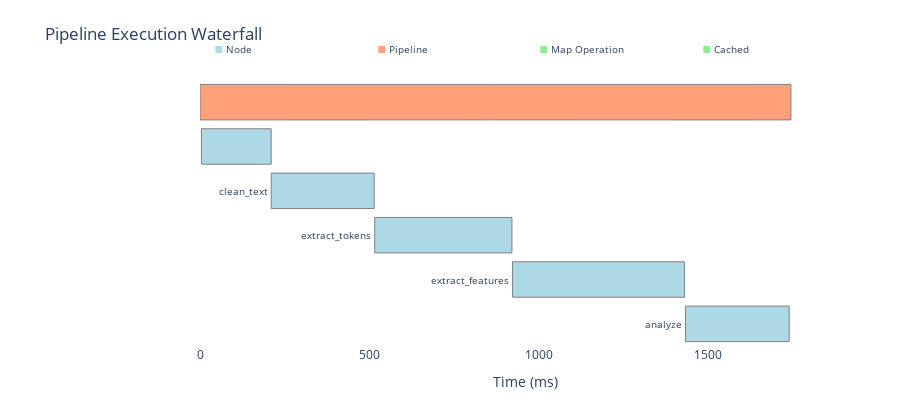

Notebook code for this chart:
### Markdown cell above
### Complex Pipeline Waterfall

Visualize the execution flow:

### Code cell
chart = telemetry_complex.get_waterfall_chart()
chart

### Figure 1 — Plotly figure (JSON) as saved in the notebook; plotly's stock layout.template omitted (floating-point values rounded to 4 significant figures)
{"data": [{"base": 0, "hovertemplate": "<b>text_analysis</b><br>Start: 0.0ms<br>Duration: 1745.10ms<br>Depth: 1<br>Type: pipeline<br><extra></extra>", "marker": {"color": "lightsalmon", "line": {"color": "gray", "width": 1}}, "name": "text_analysis", "orientation": "h", "showlegend": false, "type": "bar", "x": [1745.0], "y": [6]}, {"base": 4.253, "hovertemplate": "<b>load_text</b><br>Start: 4.3ms<br>Duration: 205.93ms<br>Depth: 1<br>Type: node<br><extra></extra>", "marker": {"color": "lightblue", "line": {"color": "gray", "width": 1}}, "name": "load_text", "orientation": "h", "showlegend": false, "type": "bar", "x": [205.9], "y": [5]}, {"base": 210.3, "hovertemplate": "<b>clean_text</b><br>Start: 210.3ms<br>Duration: 304.16ms<br>Depth: 1<br>Type: node<br><extra></extra>", "marker": {"color": "lightblue", "line": {"color": "gray", "width": 1}}, "name": "clean_text", "orientation": "h", "showlegend": false, "type": "bar", "x": [304.2], "y": [4]}, {"base": 516.0, "hovertemplate": "<b>extract_tokens</b><br>Start: 516.0ms<br>Duration: 405.32ms<br>Depth: 1<br>Type: node<br><extra></extra>", "marker": {"color": "lightblue", "line": {"color": "gray", "width": 1}}, "name": "extract_tokens", "orientation": "h", "showlegend": false, "type": "bar", "x": [405.3], "y": [3]}, {"base": 923.0, "hovertemplate": "<b>extract_features</b><br>Start: 923.0ms<br>Duration: 507.61ms<br>Depth: 1<br>Type: node<br><extra></extra>", "marker": {"color": "lightblue", "line": {"color": "gray", "width": 1}}, "name": "extract_features", "orientation": "h", "showlegend": false, "type": "bar", "x": [507.6], "y": [2]}, {"base": 1434.0, "hovertemplate": "<b>analyze</b><br>Start: 1433.8ms<br>Duration: 306.15ms<br>Depth: 1<br>Type: node<br><extra></extra>", "marker": {"color": "lightblue", "line": {"color": "gray", "width": 1}}, "name": "analyze", "orientation": "h", "showlegend": false, "type": "bar", "x": [306.2], "y": [1]}], "layout": {"annotations": [{"font": {"size": 10}, "showarrow": false, "text": "text_analysis", "x": -5, "xanchor": "right", "y": 6}, {"font": {"size": 10}, "showarrow": false, "text": "load_text", "x": -0.7471, "xanchor": "right", "y": 5}, {"font": {"size": 10}, "showarrow": false, "text": "clean_text", "x": 205.3, "xanchor": "right", "y": 4}, {"font": {"size": 10}, "showarrow": false, "text": "extract_tokens", "x": 511.0, "xanchor": "right", "y": 3}, {"font": {"size": 10}, "showarrow": false, "text": "extract_features", "x": 918.0, "xanchor": "right", "y": 2}, {"font": {"size": 10}, "showarrow": false, "text": "analyze", "x": 1429.0, "xanchor": "right", "y": 1}, {"font": {"size": 10}, "showarrow": false, "text": "<span style=\"color:lightblue\">■</span> Node", "x": 0.02, "xanchor": "left", "xref": "paper", "y": 1.15, "yref": "paper"}, {"font": {"size": 10}, "showarrow": false, "text": "<span style=\"color:lightsalmon\">■</span> Pipeline", "x": 0.27, "xanchor": "left", "xref": "paper", "y": 1.15, "yref": "paper"}, {"font": {"size": 10}, "showarrow": false, "text": "<span style=\"color:lightgreen\">■</span> Map Operation", "x": 0.52, "xanchor": "left", "xref": "paper", "y": 1.15, "yref": "paper"}, {"font": {"size": 10}, "showarrow": false, "text": "<span style=\"color:lightgreen\">■</span> Cached", "x": 0.77, "xanchor": "left", "xref": "paper", "y": 1.15, "yref": "paper"}], "barmode": "overlay", "height": 400, "hovermode": "closest", "margin": {"b": 50, "l": 200, "r": 50, "t": 80}, "plot_bgcolor": "white", "title": {"text": "Pipeline Execution Waterfall"}, "xaxis": {"range": [0, 1920.0], "title": {"text": "Time (ms)"}}, "yaxis": {"range": [0.5, 6.5], "showticklabels": false, "title": {"text": ""}}}}
